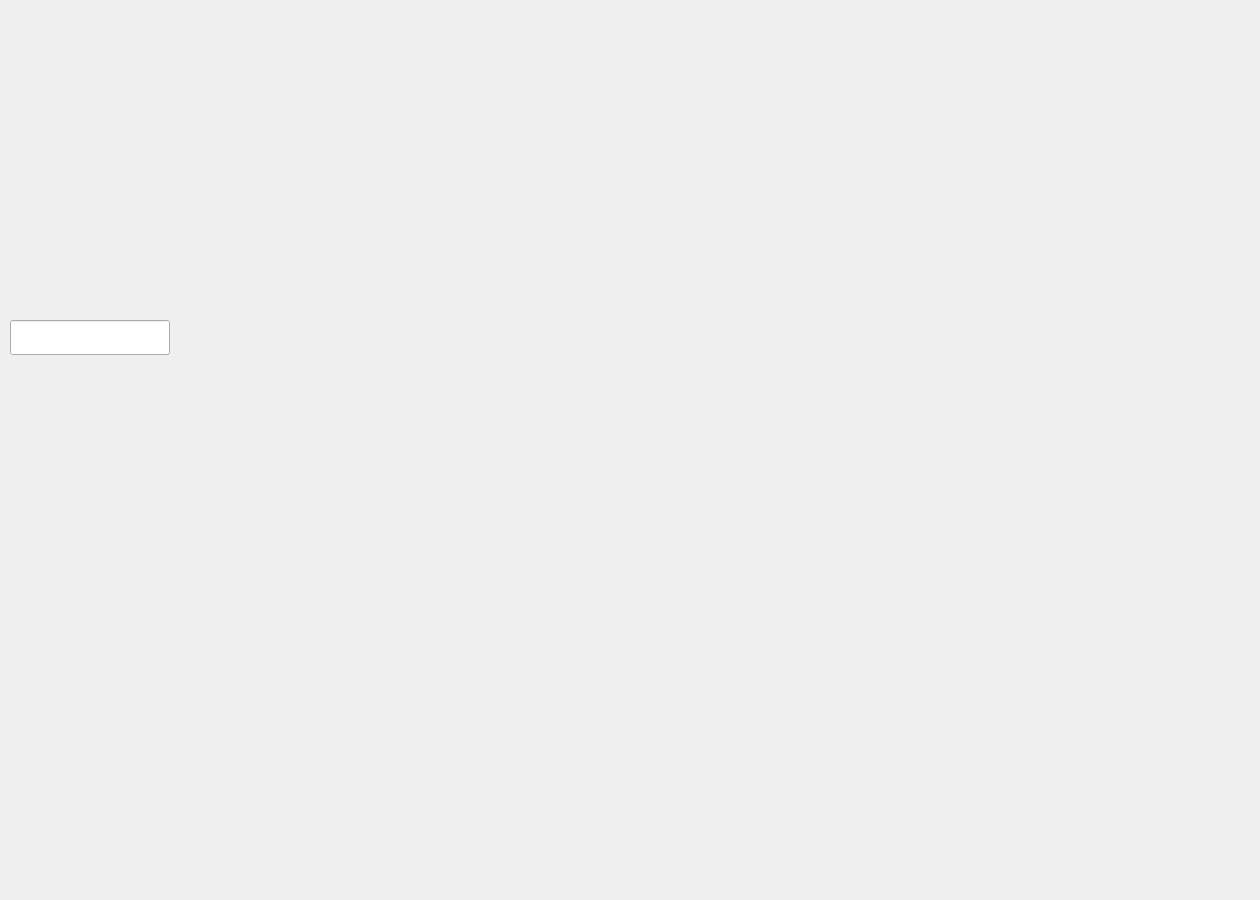
<?xml version="1.0" encoding="UTF-8"?>
<ui version="4.0">
 <class>CustomMap</class>
 <widget class="QWidget" name="CustomMap">
  <property name="geometry">
   <rect>
    <x>0</x>
    <y>0</y>
    <width>1260</width>
    <height>900</height>
   </rect>
  </property>
  <property name="windowTitle">
   <string>Form</string>
  </property>
  <widget class="QLineEdit" name="lineEdit">
   <property name="geometry">
    <rect>
     <x>10</x>
     <y>320</y>
     <width>160</width>
     <height>35</height>
    </rect>
   </property>
   <property name="font">
    <font>
     <pointsize>16</pointsize>
    </font>
   </property>
  </widget>
 </widget>
 <resources/>
 <connections/>
</ui>
